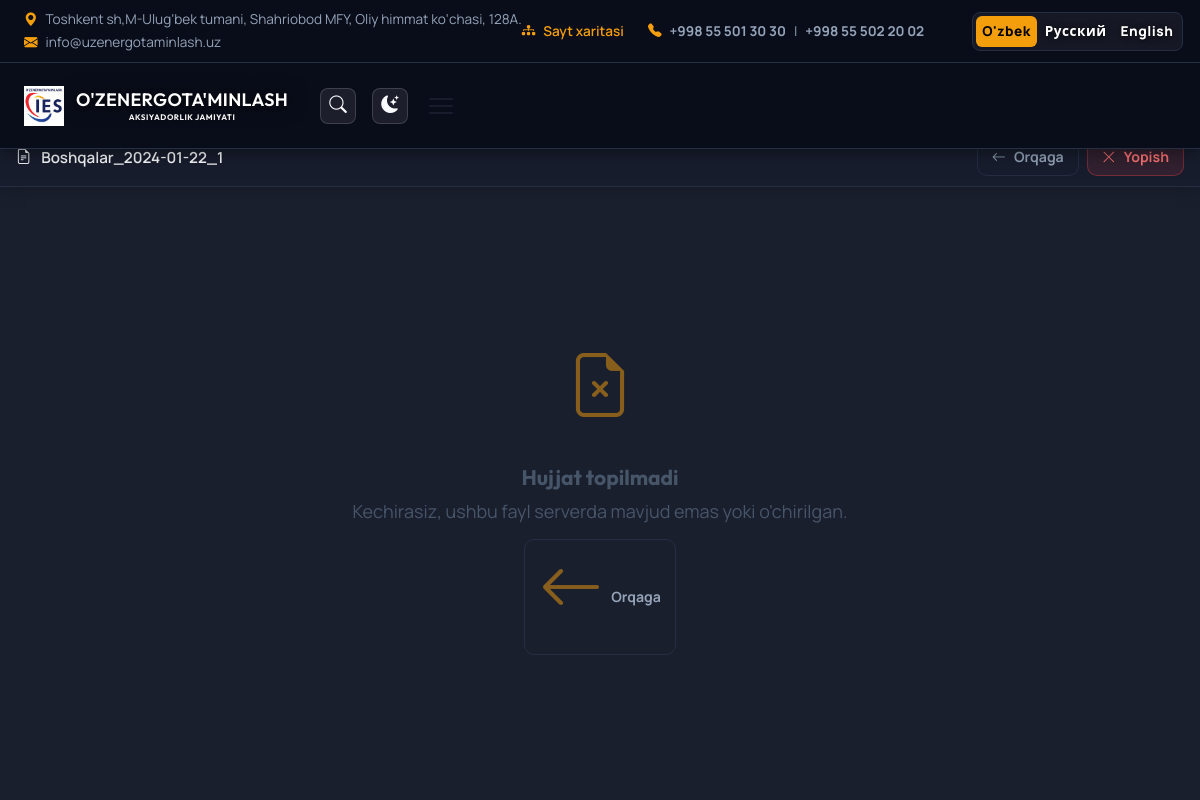
The page /korporativ/hujjat/8/ on the database its author committed.
### main/models.py (models this page shows, shortened)
class SiteSettings(models.Model):
    phone_1 = models.CharField(max_length=50, blank=True, verbose_name="Telefon 1")
    phone_2 = models.CharField(max_length=50, blank=True, verbose_name="Telefon 2")
    email = models.EmailField(blank=True, verbose_name="Email")
    address_uz = models.CharField(max_length=300, blank=True, verbose_name="Manzil (UZ)")
    address_ru = models.CharField(max_length=300, blank=True, verbose_name="Manzil (RU)")
    address_en = models.CharField(max_length=300, blank=True, verbose_name="Address (EN)")
    map_iframe = models.TextField(blank=True, verbose_name="Xarita Iframe (Google/Yandex)", help_text="Xaritani ulash uchun Iframe kodini shu yerga kiriting")
    telegram = models.URLField(blank=True, verbose_name="Telegram")
    instagram = models.URLField(blank=True, verbose_name="Instagram")
    facebook = models.URLField(blank=True, verbose_name="Facebook")
    youtube = models.URLField(blank=True, verbose_name="YouTube")
    primary_color = models.CharField(max_length=7, default='#d4890f', help_text='Asosiy brand rangi (hex)', verbose_name='Primary Color')
    accent_color = models.CharField(max_length=7, default='#0e7c9b', help_text='Ikkinchi darajali rang (hex)', verbose_name='Accent Color')
    bg_color = models.CharField(max_length=7, default='#f3f6fa', help_text='Sahifa umumiy foni (hex)', verbose_name='Sahifa foni')
    bg_card_color = models.CharField(max_length=7, default='#ffffff', help_text='Karta/blok foni (hex)', verbose_name='Karta foni')
    bg_section_color = models.CharField(max_length=7, default='#e6edf5', help_text='Bo\'lim foni (alternativ, hex)', verbose_name='Bo\'lim foni')
    text_color = models.CharField(max_length=7, default='#1a2433', help_text='Asosiy matn rangi (hex)', verbose_name='Text Color')
    text_secondary_color = models.CharField(max_length=7, default='#4b5c70', help_text='Ikkinchi darajali matn rangi (hex)', verbose_name='Secondary Text Color')
    border_color = models.CharField(max_length=40, default='rgba(26,36,51,0.09)', help_text='Chegara rangi — rgba yoki hex (masalan: rgba(0,0,0,0.1))', verbose_name='Chegara rangi')
    meta_title_uz = models.CharField(max_length=200, blank=True, verbose_name="Meta Title (UZ)")
    meta_title_ru = models.CharField(max_length=200, blank=True, verbose_name="Meta Title (RU)")
    meta_title_en = models.CharField(max_length=200, blank=True, verbose_name="Meta Title (EN)")
    meta_description_uz = models.TextField(blank=True, verbose_name="Meta Description (UZ)")
    meta_description_ru = models.TextField(blank=True, verbose_name="Meta Description (RU)")
    meta_description_en = models.TextField(blank=True, verbose_name="Meta Description (EN)")
    meta_keywords = models.TextField(
        blank=True,
        default="uz uzet uzenergo uze energo ta'minlash energetika katalog mahsulotlar elektr jihozlari transformator generator",
        verbose_name="Meta Keywords (SEO)"
    )
    logo = models.ImageField(upload_to='settings/', blank=True, verbose_name="Logo")
    favicon = models.ImageField(upload_to='settings/', blank=True, verbose_name="Favicon")
    company_name_uz = models.CharField(
        max_length=200, blank=True, default="O'ZENERGOTA'MINLASH",
        verbose_name="Kompaniya nomi (UZ)"
    )
    company_name_ru = models.CharField(
        max_length=200, blank=True, default="АО O'ZENERGOTA'MINLASH",
        verbose_name="Kompaniya nomi (RU)"
    )
    company_name_en = models.CharField(
        max_length=200, blank=True, default="JSC O'ZENERGOTA'MINLASH",
        verbose_name="Company name (EN)"
    )
    company_tagline_uz = models.CharField(
        max_length=200, blank=True, default="AKSIYADORLIK JAMIYATI",
        verbose_name="Tagline (UZ)"
    )
    company_tagline_ru = models.CharField(
        max_length=200, blank=True, default="АКЦИОНЕРНОЕ ОБЩЕСТВО",
        verbose_name="Tagline (RU)"
    )
    company_tagline_en = models.CharField(
        max_length=200, blank=True, default="JOINT STOCK COMPANY",
        verbose_name="Tagline (EN)"
    )
    footer_text_uz = models.TextField(
        blank=True,
        default="O'zbekistonda energetika uskunalarini yetkazib berish bo'yicha ishonchli hamkor",
        verbose_name="Footer matni (UZ)"
    )
    footer_text_ru = models.TextField(
        blank=True,
        default="Надёжный партнёр по поставке энергетического оборудования в Узбекистане",
        verbose_name="Footer matni (RU)"
    )
    footer_text_en = models.TextField(
        blank=True,
        default="Reliable partner for energy equipment supply in Uzbekistan",
        verbose_name="Footer text (EN)"
    )
    class Meta:
        verbose_name = "Sayt sozlamalari"
        verbose_name_plural = "Sayt sozlamalari"

class CorporateDocument(models.Model):
    ARCHIVE_YEAR = 0  # Arxiv uchun maxsus qiymat
    def current_year():
        return datetime.date.today().year
    category = models.ForeignKey(
        CorporateCategory,
        on_delete=models.CASCADE,
        related_name='documents',
        verbose_name="Kategoriya"
    )
    title_uz = models.CharField(max_length=300, verbose_name="Sarlavha (UZ)")
    title_ru = models.CharField(max_length=300, blank=True, verbose_name="Sarlavha (RU)")
    title_en = models.CharField(max_length=300, blank=True, verbose_name="Title (EN)")
    content_uz = models.TextField(blank=True, verbose_name="Matn (UZ)")
    content_ru = models.TextField(blank=True, verbose_name="Matn (RU)")
    content_en = models.TextField(blank=True, verbose_name="Matn (EN)")
    is_detailed = models.BooleanField(default=False, db_index=True, verbose_name="Batafsil maqola (detail sahifa)")
    file = models.FileField(upload_to='corporate_docs/', verbose_name="Fayl (PDF/DOC)", blank=True, null=True)
    year = models.PositiveIntegerField(
        default=current_year,
        db_index=True,
        verbose_name="Yil (0 = Arxiv)"
    )
    is_archive = models.BooleanField(default=False, db_index=True, verbose_name="Arxivda")
    published_date = models.DateField(default=timezone.now, db_index=True, verbose_name="Sana")
    order = models.PositiveIntegerField(default=0, db_index=True, verbose_name="Tartib")
    is_active = models.BooleanField(default=True, db_index=True, verbose_name="Faol")
    class Meta:
        verbose_name = "Korporativ hujjat"
        verbose_name_plural = "Korporativ hujjatlar"
        ordering = ['order', '-published_date']

### main/views.py (the view)
# urls.py: path('korporativ/hujjat/<int:doc_id>/', views.document_viewer, name='document_viewer'),
def document_viewer(request, doc_id):
    from pathlib import Path
    from django.conf import settings as django_settings
    from django.urls import reverse
    doc = get_object_or_404(
        CorporateDocument.objects.select_related('category'),
        id=doc_id,
        is_active=True,
    )
    lang = get_lang(request)
    settings_obj = SiteSettings.objects.first()
    file_exists = False
    file_url = ''
    if doc.file and doc.file.name:
        media_root = Path(django_settings.MEDIA_ROOT).resolve()
        file_path = (media_root / doc.file.name).resolve()
        if file_path.is_relative_to(media_root) and file_path.is_file():
            file_exists = True
            file_url = request.build_absolute_uri(doc.file.url)
    ext = doc.file_extension() if file_exists else ''
    preview_kind = 'other'
    if ext == 'pdf':
        preview_kind = 'pdf'
    elif ext in ('xls', 'xlsx', 'csv'):
        preview_kind = 'excel'
    elif ext in ('doc', 'docx'):
        preview_kind = 'word'
    elif ext in ('png', 'jpg', 'jpeg', 'gif', 'webp'):
        preview_kind = 'image'
    if doc.is_archive:
        year_or_arxiv = 'arxiv'
    else:
        year_or_arxiv = str(doc.year or 'arxiv')
    try:
        back_url = reverse(
            'corporate_documents',
            args=[doc.category.slug, year_or_arxiv],
        )
    except Exception:
        back_url = reverse('corporate_index')
    context = {
        'lang': lang,
        'settings': settings_obj,
        'menu_items': get_menu_items(lang),
        'corp_nav': get_corporate_nav_data(),
        'doc': doc,
        'file_exists': file_exists,
        'file_url': file_url,
        'file_ext': ext,
        'preview_kind': preview_kind,
        'back_url': back_url,
        'is_subpage': True,
    }
    return render(request, 'main/corporate_doc_viewer.html', context)

### templates/main/corporate_doc_viewer.html (shortened to what this page needs)
<!DOCTYPE html>
<html lang="{{ lang }}" data-theme="dark">
<head>
  <link rel="stylesheet" href="https://cdn.jsdelivr.net/npm/bootstrap-icons@1.11.3/font/bootstrap-icons.min.css"/>
  <link rel="stylesheet" href="/static/css/style.css"/>
</head>
<body>
{% include 'main/_navbar.html' with is_subpage=True %}
<div class="doc-viewer-container" id="docViewerRoot" data-back-url="{{ back_url }}">
  <div class="doc-toolbar">
    <div class="doc-toolbar-title">
      <i class="bi bi-file-earmark-text"></i>
      <span>{% if lang == 'uz' %}{{ doc.title_uz }}{% elif lang == 'ru' %}{{ doc.title_ru|default:doc.title_uz }}{% else %}{{ doc.title_en|default:doc.title_uz }}{% endif %}</span>
    </div>
    <div class="doc-toolbar-actions">
      <a href="{{ back_url }}" class="btn-back" id="docBackBtn">
        <i class="bi bi-arrow-left"></i>
        <span class="btn-label">{% if lang == 'uz' %}Orqaga{% elif lang == 'ru' %}Назад{% else %}Back{% endif %}</span>
      </a>
      <a href="{{ back_url }}" class="btn-close" id="docCloseBtn">
        <i class="bi bi-x-lg"></i>
        <span class="btn-label">{% if lang == 'uz' %}Yopish{% elif lang == 'ru' %}Закрыть{% else %}Close{% endif %}</span>
      </a>
    </div>
  </div>
  <div class="preview-wrap" id="previewWrap"
       data-kind="{{ preview_kind }}"
       data-ext="{{ file_ext }}"
       data-file-url="{% if file_exists %}{% url 'document_file' doc.id %}{% endif %}"
       data-download-url="{% if file_exists %}{% url 'document_download' doc.id %}{% endif %}">
    {% if file_exists %}
      <div class="preview-loading" id="previewLoading">
        <i class="bi bi-hourglass-split"></i>
        {% if lang == 'uz' %}Yuklanmoqda...{% elif lang == 'ru' %}Загрузка...{% else %}Loading...{% endif %}
      </div>
      <div id="pdfCanvasWrap" style="display:none;"></div>
      <div id="excelPreview" style="display:none;"></div>
      <div id="wordPreview" style="display:none;"></div>
      <div id="imagePreview" style="display:none;"></div>
      <div class="doc-fallback" id="docFallback" style="display:none;">
        <i class="bi bi-file-earmark-arrow-down"></i>
        <h3>{% if lang == 'uz' %}Brauzerda ko‘rish mumkin emas{% elif lang == 'ru' %}Просмотр в браузере недоступен{% else %}Preview not available{% endif %}</h3>
        <p>{% if lang == 'uz' %}Faylni yuklab olib oching.{% elif lang == 'ru' %}Скачайте файл, чтобы открыть.{% else %}Download the file to open it.{% endif %}</p>
        <a href="{% url 'document_download' doc.id %}" class="btn-download">
          <i class="bi bi-download"></i> {% if lang == 'uz' %}Yuklab olish{% elif lang == 'ru' %}Скачать{% else %}Download{% endif %}
        </a>
        <a href="{{ back_url }}" class="btn-back" style="margin-top:4px;">
          <i class="bi bi-arrow-left"></i> {% if lang == 'uz' %}Ro‘yxatga qaytish{% elif lang == 'ru' %}К списку{% else %}Back to list{% endif %}
        </a>
      </div>
    {% else %}
      <div class="doc-error">
        <i class="bi bi-file-earmark-x"></i>
        <h3>{% if lang == 'uz' %}Hujjat topilmadi{% elif lang == 'ru' %}Документ не найден{% else %}Document not found{% endif %}</h3>
        <p>{% if lang == 'uz' %}Kechirasiz, ushbu fayl serverda mavjud emas yoki o'chirilgan.{% elif lang == 'ru' %}Извините, этот файл не существует на сервере или был удалён.{% else %}Sorry, this file does not exist on the server or has been deleted.{% endif %}</p>
        <a href="{{ back_url }}" class="btn-back" style="margin-top:12px;">
          <i class="bi bi-arrow-left"></i> {% if lang == 'uz' %}Orqaga{% elif lang == 'ru' %}Назад{% else %}Back{% endif %}
        </a>
      </div>
    {% endif %}
  </div>
</div>
</body>
</html>

### templates/main/_navbar.html (shortened to what this page needs)
<header class="site-header{% if is_subpage %} is-subpage{% endif %}" id="header">
  <div class="header-top header-top-desktop">
    <div class="container header-top-container">
      <div class="header-top-left">
        {% if settings and settings.address_uz %}
        <div class="top-info-item">
          <i class="bi bi-geo-alt-fill"></i>
          <a href="#xarita" style="color: inherit; text-decoration: none;">
            <span>{% if lang == 'uz' %}{{ settings.address_uz }}{% elif lang == 'ru' %}{{ settings.address_ru|default:settings.address_uz }}{% else %}{{ settings.address_en|default:settings.address_uz }}{% endif %}</span>
          </a>
        </div>
        {% endif %}
        {% if settings and settings.email %}
        <div class="top-info-item">
          <i class="bi bi-envelope-fill"></i>
          <a href="mailto:{{ settings.email }}">{{ settings.email }}</a>
        </div>
        {% endif %}
      </div>
      <div class="header-top-right">
        <a href="/sitemap.xml" class="top-info-item top-link"><i class="bi bi-diagram-3-fill"
            style="color:var(--primary)"></i> {% if lang == 'uz' %}Sayt xaritasi{% elif lang == 'ru' %}Карта сайта{% else %}Sitemap{% endif %}</a>
        {% if settings %}
        <div class="top-info-item">
          <i class="bi bi-telephone-fill"></i>
          {% if settings.phone_1 %}
          <a href="tel:{{ settings.phone_1 }}" style="font-weight:700;">{{ settings.phone_1 }}</a>
          {% endif %}
          {% if settings.phone_2 %}
          <span class="mx-1">|</span>
          <a href="tel:{{ settings.phone_2 }}" style="font-weight:700;">{{ settings.phone_2 }}</a>
          {% endif %}
        </div>
        {% endif %}
        <div class="lang-switcher">
          <a href="/set-language/uz/" class="lang-btn {% if lang == 'uz' %}active{% endif %}">O'zbek</a>
          <a href="/set-language/ru/" class="lang-btn {% if lang == 'ru' %}active{% endif %}">Русский</a>
          <a href="/set-language/en/" class="lang-btn {% if lang == 'en' %}active{% endif %}">English</a>
        </div>
      </div>
    </div>
  </div>
  <nav class="navbar" id="navbar">
    <div class="container nav-container">
      <a href="{% if is_subpage %}/{% else %}#bosh-sahifa{% endif %}" class="nav-logo">
        {% if settings and settings.logo %}
        <img src="{{ settings.logo.url }}" alt="Logo" class="logo-img" />
        {% endif %}
        <span class="site-name">{% include 'main/_brand_name.html' %}</span>
      </a>
      <div class="nav-right">
        <button class="nav-action-btn" id="searchTrigger" aria-label="Qidiruv" title="Qidiruv">
          <i class="bi bi-search"></i>
        </button>
        <button class="nav-action-btn" id="themeToggle" aria-label="Rejim">
          <i class="bi bi-moon-stars-fill" id="themeIcon"></i>
        </button>
        <button class="nav-toggle" id="navToggle" aria-label="Menu">
          <span></span><span></span><span></span>
        </button>
      </div>
    </div>
  </nav>
</header>

### templates/main/_brand_name.html (shortened to what this page needs)
{% if settings %}
  {% if lang == 'ru' %}
    {{ settings.company_name_ru|default:"АО O'ZENERGOTA'MINLASH" }}{% if settings.company_tagline_ru %}<br><span>{{ settings.company_tagline_ru }}</span>{% endif %}
  {% elif lang == 'en' %}
    {{ settings.company_name_en|default:"JSC O'ZENERGOTA'MINLASH" }}{% if settings.company_tagline_en %}<br><span>{{ settings.company_tagline_en }}</span>{% endif %}
  {% else %}
    {{ settings.company_name_uz|default:"O'ZENERGOTA'MINLASH" }}{% if settings.company_tagline_uz %}<br><span>{{ settings.company_tagline_uz }}</span>{% endif %}
  {% endif %}
{% else %}
  {% if lang == 'ru' %}АО O'ZENERGOTA'MINLASH{% elif lang == 'en' %}JSC O'ZENERGOTA'MINLASH{% else %}O'ZENERGOTA'MINLASH<br><span>AKSIYADORLIK JAMIYATI</span>{% endif %}
{% endif %}

### rows shown on the page
SiteSettings: address_uz "Toshkent sh,M-Ulug‘bek tumani, Shahriobod MFY, Oliy himmat ko‘chasi, 128A.", email "info@uzenergotaminlash.uz", phone_1 "+998 55 501 30 30", phone_2 "+998 55 502 20 02", logo (picture), company_name_uz "O'ZENERGOTA'MINLASH", company_tagline_uz "AKSIYADORLIK JAMIYATI"
CorporateDocument: title_uz "Boshqalar_2024-01-22_1"
